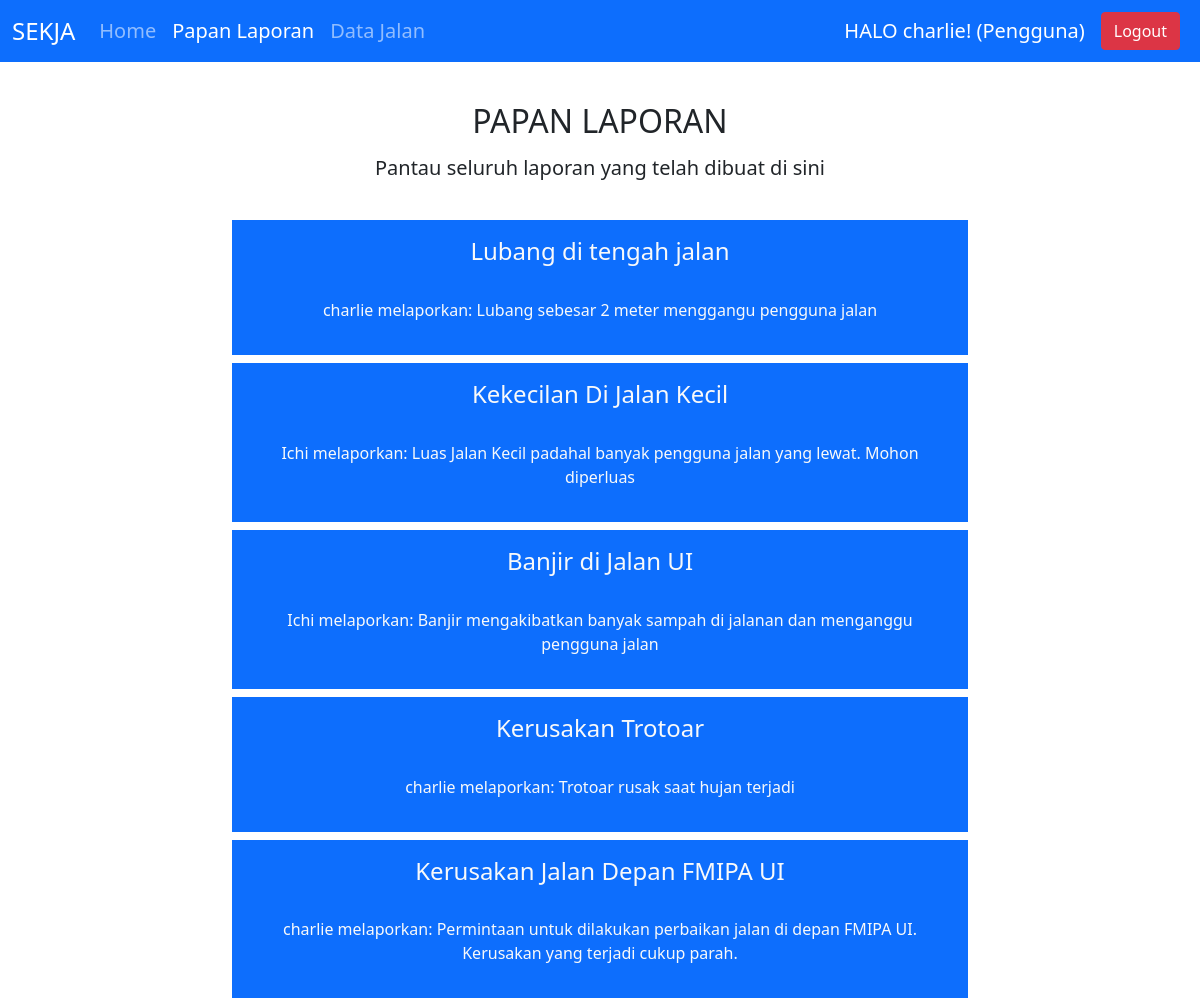
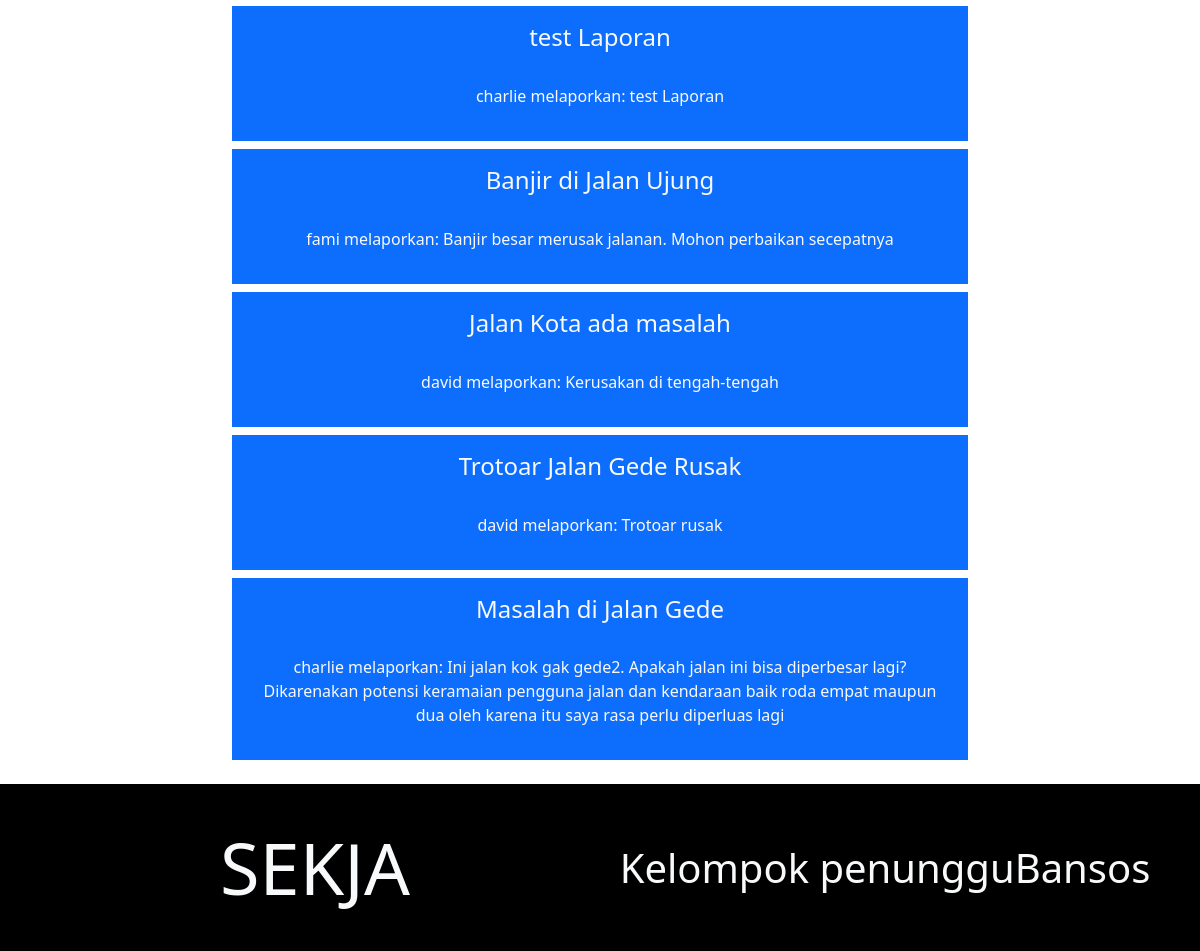
/papan-laporan (signed in), run on the app's committed database (2 pictures, top to bottom).
### sekja/models.py (models this page shows, shortened)
class User(AbstractBaseUser, PermissionsMixin):
   no_KK = models.CharField(max_length=16, unique=True)
   email = models.EmailField(max_length=254, unique=True)
   name = models.CharField(max_length=254, null=False, blank=False)
   is_staff = models.BooleanField(default=False)
   is_superuser = models.BooleanField(default=False)
   is_active = models.BooleanField(default=True)
   last_login = models.DateTimeField(null=True, blank=True)
   date_joined = models.DateTimeField(auto_now_add=True)
   ROLES = (
     (1, 'Admin'),
     (2, 'Pengguna')
    )
   status = models.PositiveSmallIntegerField(blank=False, choices=ROLES, default=2)
   USERNAME_FIELD = 'no_KK' # The name of the field that will serve as unique identifier (which will be the email field for us --> dari source)
   EMAIL_FIELD = 'email' # The name of the field that will be returned when get_email_field_name() is called on a User instance
   REQUIRED_FIELDS = ['email', 'name'] # Required fields besides the password and USERNAME_FIELD when signing up.
   objects = UserManager()

class Laporan(models.Model):
   user = models.ForeignKey(User, on_delete=models.CASCADE, related_name="membuat_laporan")
   jalan = models.ForeignKey(Jalan, on_delete=models.CASCADE, related_name="dilaporkan_dalam")
   judul = models.CharField(max_length=32, default="Tanpa Judul", blank=False, null=False)
   tanggal_laporan = models.DateTimeField(auto_now_add=True, null=False)
   LEVEL_STATUS = (
      ('W', 'Waiting List'),
      ('P', 'On Progress'),
      ('S', 'Selesai')
   )
   status = models.CharField(max_length=15, choices=LEVEL_STATUS, default='W', blank=False)
   pesan = models.CharField(max_length=512)

### sekja/views.py (the view, shortened to what this page needs)
# urls.py: path("papan-laporan", views.papan_laporan, name="papan_laporan"),
def papan_laporan(request):
   try:
      Reports = Laporan.objects.order_by('-tanggal_laporan').all()
      return render(request, "sekja/laporan_papan.html", {
         "user_status": "Admin" if request.user.status == 1 else "Pengguna",
         "Laporan": Reports,
      })
   except:
      return render(request, "sekja/laporan_papan.html", {
         "Laporan": Reports,
      })

### sekja/templates/sekja/laporan_papan.html (shortened to what this page needs)
{% load static %}
<!DOCTYPE html>
<html lang="en">
<head>
   <link rel="stylesheet" href="{% static 'bootstrap-5.0.2-dist/css/bootstrap.min.css' %}">
   <link rel="stylesheet" href="{% static 'sekja/styles.css' %}" >
</head>
<body>
   <nav class="navbar navbar-expand-lg navbar-dark bg-primary sticky-top">
      <div class="container-fluid">
         <a class="navbar-brand" style="font-size: 24px;">SEKJA</a>
         <div class="collapse navbar-collapse" id="navbarSupportedContent" style="font-size: 20px;">
            <ul class="navbar-nav me-auto mb-2 mb-lg-0">
               <li class="nav-item">
                  <a class="nav-link" aria-current="page" href="{% url 'index' %}">Home</a>
               </li>
               <li class="nav-item">
                  <a class="nav-link active" aria-current="page" href="{% url 'papan_laporan' %}">Papan Laporan</a>
               </li>
               <li class="nav-item">
                  <a class="nav-link" aria-current="page" href="{% url 'jalan' %}">Data Jalan</a>
               </li>
            </ul>
         </div>
         {% if not request.user.is_authenticated %}
            <a href="{% url 'login' %}" class="btn btn-success me-2">Login</a>
            <a href="{% url 'register' %}" class="btn btn-light me-2">Register</a>
         {% else %}
            <a class="navbar-brand">HALO {{ request.user.name }}! ({{ user_status }})</a>
            <a href="{% url 'logout' %}" class="btn btn-danger me-2">Logout</a>
         {% endif %}
      </div>
   </nav>
   <section class="main-body p-4 ">
      <div class="container">
         <div class="text-center p-3">
            <h2>PAPAN LAPORAN</h2>
            <h5 class="p-2">Pantau seluruh laporan yang telah dibuat di sini</h5>
         </div>
         <div class="row">
            <div class="col-md-2 col-sm-1 ">  </div>
            <div class="col-md-8 col-sm-10 laporans-container">
               {% for laporan in Laporan %}
                  <span><a href="{% url 'laporan' laporan.id %}" style="text-decoration-line: none;"><div class="laporan-container text-center p-3 mt-2 border border-primary text-light bg-primary">
                     <h4>{{ laporan.judul }}</h4> <br>
                     <p>{{ laporan.user.name }} melaporkan: {{ laporan.pesan }}</p>
                  </div></a></span>
               {% endfor %}
            </div>
            <div class="col-md-2 col-sm-1">  </div>
         </div>
      </div>
   </section>
   <footer class="main-footer d-flex align-items-stretch text-light" id="layout-footer" style="display: block; background-color: black;">
      <div class="container mt-3 pt-4 pb-4">
        <div class="row">
          <div class="col-6 d-flex justify-content-center align-items-center ">
            <p class="display-2">SEKJA</p>
          </div>
          <div class="col-6 d-flex justify-content-center align-items-center ">
            <p class="display-6">Kelompok penungguBansos</p>
          </div>
        </div>
      </div>
    </footer>
</body>
</html>

### sekja/static/sekja/styles.css (style rules this page uses)
.laporan-container { background-color: #0d6efd; }

### data on the page
User: user.name "charlie"
Laporan: judul "Lubang di tengah jalan", user.name "charlie", pesan "Lubang sebesar 2 meter menggangu pengguna jalan"
Laporan: judul "Kekecilan Di Jalan Kecil", user.name "Ichi", pesan "Luas Jalan Kecil padahal banyak pengguna jalan yang lewat. Mohon diperluas"
Laporan: judul "Banjir di Jalan UI", user.name "Ichi", pesan "Banjir mengakibatkan banyak sampah di jalanan dan menganggu pengguna jalan"
Laporan: judul "Kerusakan Trotoar", user.name "charlie", pesan "Trotoar rusak saat hujan terjadi"
Laporan: judul "Kerusakan Jalan Depan FMIPA UI", user.name "charlie", pesan "Permintaan untuk dilakukan perbaikan jalan di depan FMIPA UI. Kerusakan yang terjadi cukup parah."
Laporan: judul "test Laporan", user.name "charlie", pesan "test Laporan"
Laporan: judul "Banjir di Jalan Ujung", user.name "fami", pesan "Banjir besar merusak jalanan. Mohon perbaikan secepatnya"
Laporan: judul "Jalan Kota ada masalah", user.name "david", pesan "Kerusakan di tengah-tengah"
Laporan: judul "Trotoar Jalan Gede Rusak", user.name "david", pesan "Trotoar rusak"
Laporan: judul "Masalah di Jalan Gede", user.name "charlie", pesan "Ini jalan kok gak gede2. Apakah jalan ini bisa diperbesar lagi? Dikarenakan potensi keramaian pengguna jalan dan kendaraan baik roda empat maupun dua oleh karena itu saya rasa perlu diperluas lagi"

### other printed values
{{ user_status }} "Pengguna"
